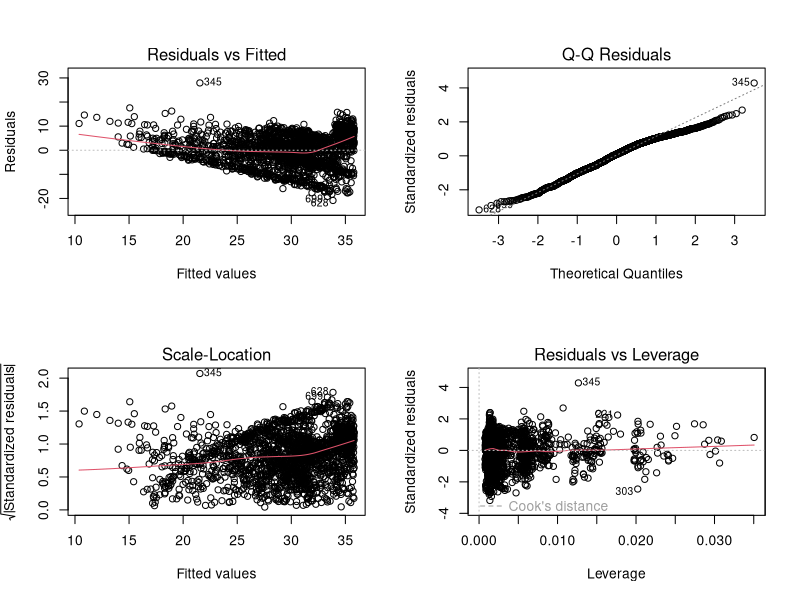

The R source for this figure: (Note: this script raises an error after producing the figure.)
## ---- chunk 1
knitr::opts_chunk$set(echo = TRUE)
## ---- chunk 2
data <- read.csv("../data/data-cleaned.csv")

# lambda <- 0.6
# data$BMI <- (data$BMI^lambda - 1) / lambda
model_eating <- lm(BMI~FAVC+ FCVC+ NCP+ CAEC+ CH2O+ SCC+ CALC,data)
s <- summary(model_eating)
knitr::kable(matrix(
  c(s$fstatistic[[1]],s$fstatistic[[2]],s$fstatistic[[3]],
    pf(s$fstatistic[[1]],s$fstatistic[[2]],s$fstatistic[[3]],
       lower.tail = FALSE),s$adj.r.squared),byrow = TRUE,nrow = 1
), col.names = c("F-stat","df1","df2","p-val", "R^2"),
caption="Overall Model Performance", digits = 200)
knitr::kable(s$coefficients, caption="Coefficient Analysis", digits=200)

## ---- chunk 3
data$CALC[data$CALC=="Sometimes"] <- "Yes"
data$CALC[data$CALC=="Frequently"] <- "Yes"

data$CAEC[data$CAEC=="Sometimes"] <- "Rarely"
data$CAEC[data$CAEC=="no"] <- "Rarely"

model_eating_u <- lm(BMI~FAVC+ FCVC+ CAEC+ CH2O+ SCC+ CALC,data) # combined levels with 6 predictors
s<-summary(model_eating_u)
knitr::kable(matrix(
  c(s$fstatistic[[1]],s$fstatistic[[2]],s$fstatistic[[3]],
    pf(s$fstatistic[[1]],s$fstatistic[[2]],s$fstatistic[[3]],
       lower.tail = FALSE),s$adj.r.squared),byrow = TRUE,nrow = 1
), col.names = c("F-stat","df1","df2","p-val", "R^2"),
caption="Overall Model Performance", digits = 200)
knitr::kable(s$coefficients, caption="Coefficient Analysis", digits=200)
## ---- chunk 4
par(mfrow = c(2, 2))
plot(model_eating_u)
## ---- chunk 5
output <- matrix(
  c("Residuals vs. Fitted", "Funnel Shape indicates heteroscedasticity. No curvature to indicate nonlinearity",
    "Q-Q", "Vast majority of the points are on the line -- apears normal",
    "Scale-Location", "Funnel shape indicates heteroscedasticity",
    "residuals vs. Leverage", "Entry 345 possible influential point"),
  byrow=TRUE,nrow=4
)
knitr::kable(output,caption="Plot Interpretation")
## ---- chunk 6
library(MASS)
suppressWarnings({
bc <- boxcox(model_eating_u, lambda=seq(-2,2,by=0.1),plotit=FALSE)
})
best_lambda <- bc$x[which.max(bc$y)]

data$BMI <- (data$BMI^best_lambda - 1) / best_lambda
model_eating_u <- lm(BMI~FAVC+ CAEC+ SCC+ CALC+ FCVC+ CH2O,data)
par(mfrow = c(2, 2))
## ---- chunk 7
#Quantitative Summary Statistics
quant_vars <- obesityData %>%
  select(where(is.numeric))
summary_stats <-summary(quant_vars)

kable(summary_stats, col.names = colnames(quant_vars), 
      caption = "Summary Statistics for Quantitative Variables")

#Qualitative Summary Statistics


## ---- chunk 8
# categorical variables 
par(mfrow = c(2,3))
boxplot(BMI ~ FAVC, data = data, col = "lightgreen", 
        main = "BMI vs FAVC", 
        xlab = 'Do you eat high caloric food frequently?')

boxplot(BMI ~ CAEC, data = data, col = "lightblue", 
        main = "BMI vs CAEC",
        xlab = 'Do you eat any food between meals?')


boxplot(BMI ~ CALC, data = data, col = "pink", 
        main = "BMI vs CALC",
        xlab = 'How often do you drink alcohol?')


boxplot(BMI ~ SCC, data = data, col = "burlywood", 
        main = "BMI vs SCC",
        xlab = 'Do you monitor the calories you eat daily?')

# continuous variables
plot(BMI ~ CH2O, data = data, col = "cadetblue2", main = "BMI vs CH20",
        xlab = 'How often do you drink water?')
model_ch2o <- lm(BMI ~ CH2O, data = data)
abline(model_ch2o, col = "blue", lwd = 2)

plot(BMI ~ FCVC, data = data, col = "darkolivegreen1", main = "BMI vs FCVC",
        xlab = 'Do you usually eat vegetables in your meals?')
model_fcvc <- lm(BMI ~ FCVC, data = data)
abline(model_fcvc, col = "darkgreen", lwd = 2)

## ---- chunk 9
#taking the correlation plot of the two continuous variables

library(corrplot)
corrplot_data <- data[, c("BMI", "CH2O", "FCVC")]
cor_matrix <- cor(corrplot_data)
corrplot(cor_matrix, method="number")
## ---- chunk 10
full_model <- lm(BMI ~ FAVC + FCVC +NCP+ CAEC 
                 , data = data)
summary(full_model)
## ---- chunk 11
model_stepwise <- step(lm(BMI ~1, data = data), direction = "both", scope = formula(full_model))
## ---- chunk 12
backward_model <- step(full_model, direction = "backward", )
backward_model
## ---- chunk 13
forward_model <- step(lm(BMI ~1, data = data), direction = "forward", scope = formula(full_model))
forward_model
## ---- chunk 14


